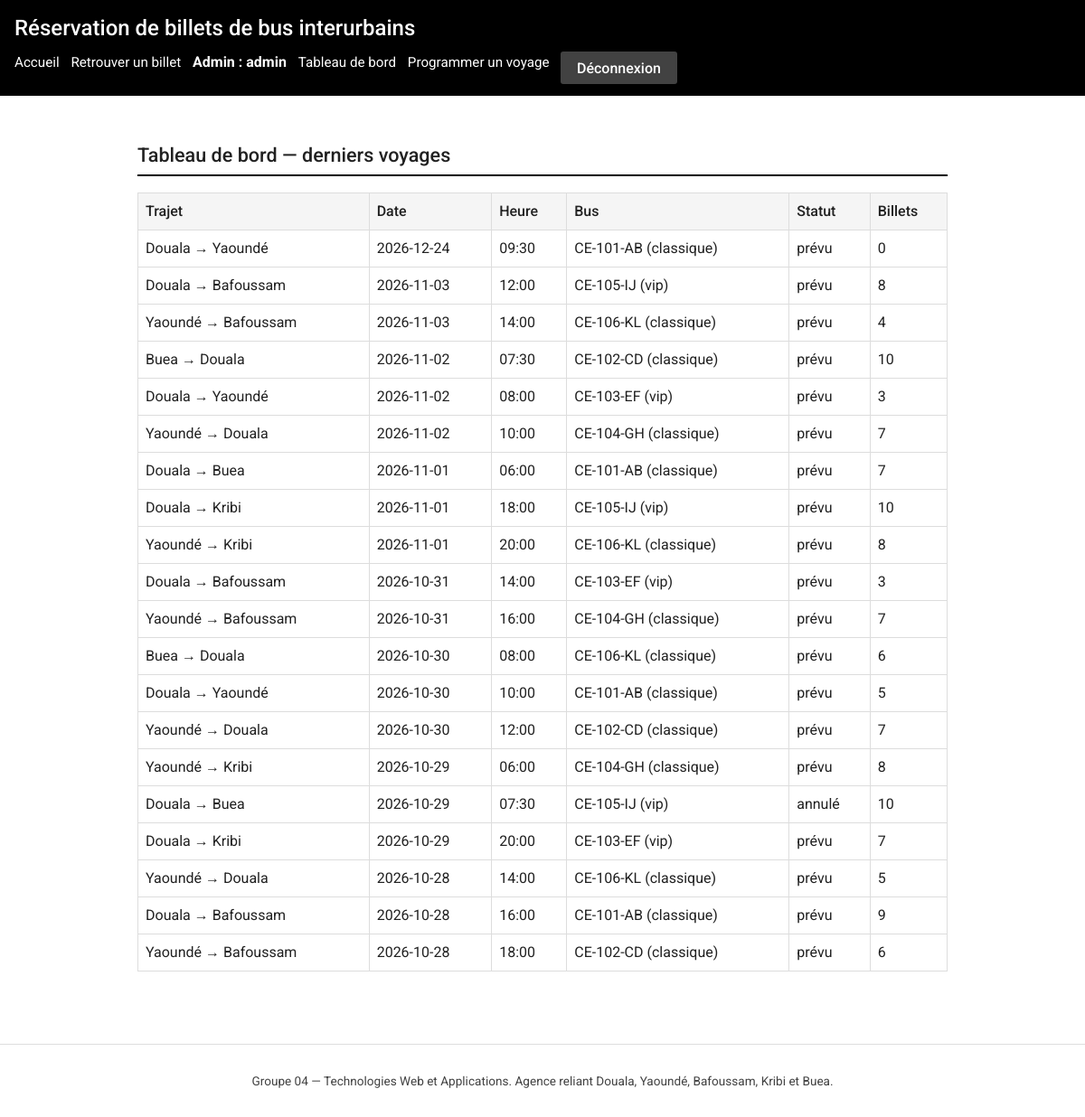
Before: /admin (signed in) with the older database file.
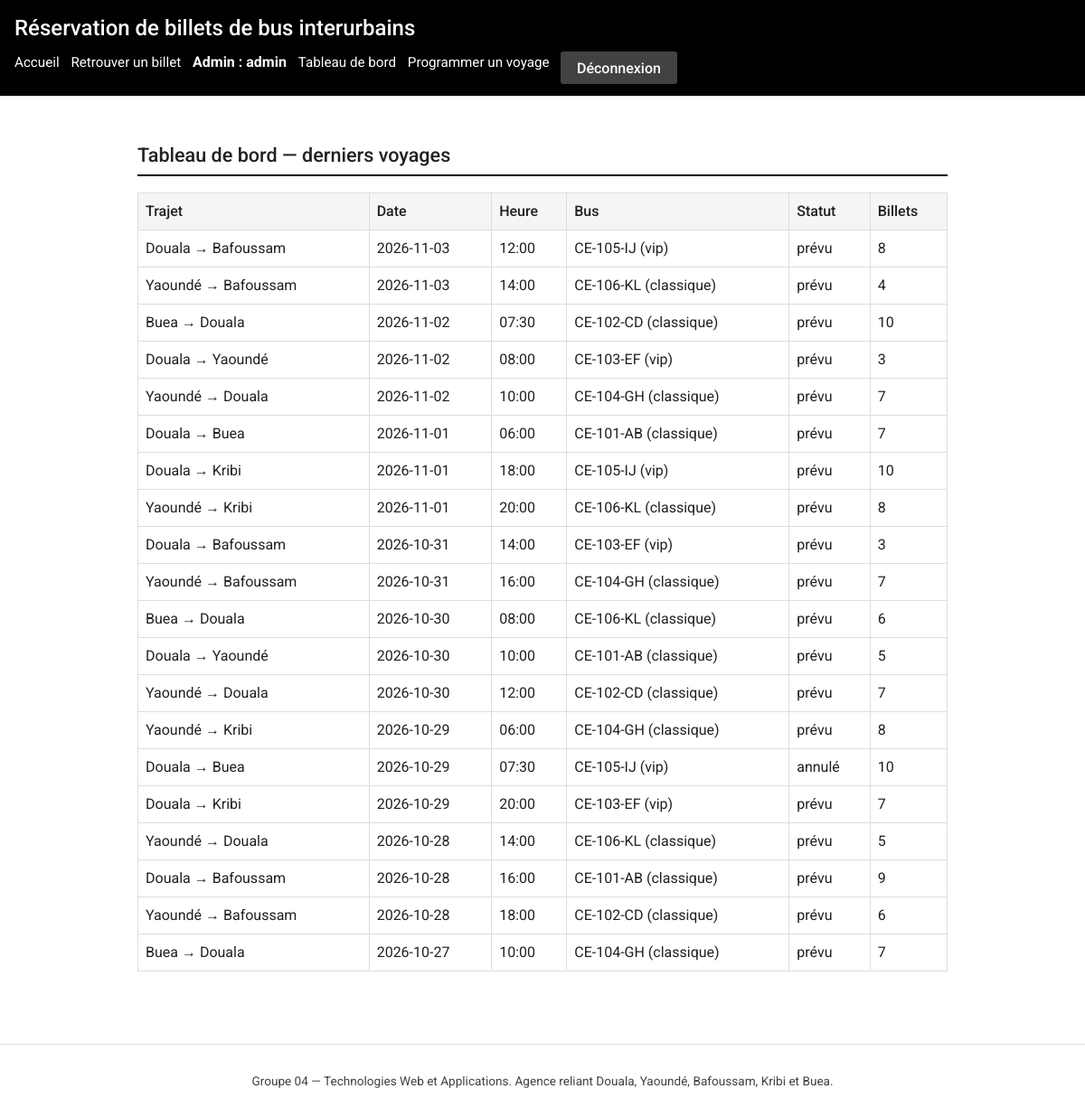
After: the same page with the newer database file.
### tables this page shows
CREATE TABLE voyages (
    id        INTEGER PRIMARY KEY AUTOINCREMENT,
    trajet_id INTEGER NOT NULL REFERENCES trajets(id),
    bus_id    INTEGER NOT NULL REFERENCES bus(id),
    date      TEXT NOT NULL,            -- format ISO AAAA-MM-JJ
    heure     TEXT NOT NULL,            -- format HH:MM
    statut    TEXT NOT NULL DEFAULT 'prévu'
              CHECK (statut IN ('prévu','parti','annulé'))
);

CREATE TABLE trajets (
    id              INTEGER PRIMARY KEY AUTOINCREMENT,
    ville_depart    TEXT NOT NULL
                    CHECK (ville_depart IN ('Douala','Yaoundé','Bafoussam','Kribi','Buea')),
    ville_arrivee   TEXT NOT NULL
                    CHECK (ville_arrivee IN ('Douala','Yaoundé','Bafoussam','Kribi','Buea')),
    duree_minutes   INTEGER NOT NULL CHECK (duree_minutes > 0),
    prix_classique  REAL NOT NULL CHECK (prix_classique > 0),
    prix_vip        REAL NOT NULL CHECK (prix_vip > 0),
    CHECK (ville_depart <> ville_arrivee)
);

CREATE TABLE bus (
    id              INTEGER PRIMARY KEY AUTOINCREMENT,
    immatriculation TEXT NOT NULL UNIQUE,
    nombre_places   INTEGER NOT NULL CHECK (nombre_places BETWEEN 1 AND 100),
    type            TEXT NOT NULL CHECK (type IN ('classique','vip'))
);

### app.py (the view)
@app.route("/admin")
@administrateur_requis
def admin_tableau():
    voyages = get_db().execute(
        """SELECT v.id, v.date, v.heure, v.statut,
                  t.ville_depart, t.ville_arrivee,
                  b.immatriculation, b.type AS type_bus,
                  (SELECT COUNT(*) FROM billets bl WHERE bl.voyage_id = v.id)
                      AS billets_vendus
           FROM voyages v
           JOIN trajets t ON t.id = v.trajet_id
           JOIN bus b ON b.id = v.bus_id
           ORDER BY v.date DESC, v.heure
           LIMIT 20"""
    ).fetchall()
    return render_template("admin/tableau.html", voyages=voyages)

### app.py (called while the page is built)
def get_db():
    if "bdd" not in g:
        g.bdd = sqlite3.connect(CHEMIN_BDD)
        g.bdd.row_factory = sqlite3.Row
        g.bdd.execute("PRAGMA foreign_keys = ON")
    return g.bdd

@app.teardown_appcontext
def fermer_bdd(exception):
    bdd = g.pop("bdd", None)
    if bdd is not None:
        bdd.close()

def administrateur_requis(vue):
    @wraps(vue)
    def enveloppe(*args, **kwargs):
        if session.get("admin_id") is None:
            flash("Accès refusé : connectez-vous à l'administration.", "erreur")
            return redirect(url_for("admin_connexion"))
        return vue(*args, **kwargs)
    return enveloppe

### templates/admin/tableau.html (shortened to what this page needs)
{% extends "admin/base_admin.html" %}
{% block contenu_admin %}
<section>
  <h2>Tableau de bord — derniers voyages</h2>
  <table>
    <thead>
      <tr>
        <th scope="col">Trajet</th>
        <th scope="col">Date</th>
        <th scope="col">Heure</th>
        <th scope="col">Bus</th>
        <th scope="col">Statut</th>
        <th scope="col">Billets</th>
      </tr>
    </thead>
    <tbody>
      {% for voyage in voyages %}
        <tr>
          <td>{{ voyage.ville_depart }} → {{ voyage.ville_arrivee }}</td>
          <td>{{ voyage.date }}</td>
          <td>{{ voyage.heure }}</td>
          <td>{{ voyage.immatriculation }} ({{ voyage.type_bus }})</td>
          <td>{{ voyage.statut }}</td>
          <td>{{ voyage.billets_vendus }}</td>
        </tr>
      {% endfor %}
    </tbody>
  </table>
</section>
{% endblock %}

### templates/admin/base_admin.html (shortened to what this page needs)
{% extends "base.html" %}
{% block liens_navigation %}
  <li><strong>Admin : {{ session.admin_nom }}</strong></li>
  <li><a href="{{ url_for('admin_tableau') }}">Tableau de bord</a></li>
  <li><a href="{{ url_for('admin_voyage_nouveau') }}">Programmer un voyage</a></li>
  <li>
    <form method="post" action="{{ url_for('admin_deconnexion') }}" style="display:inline">
      <button type="submit" class="secondary" style="margin-top:0">Déconnexion</button>
    </form>
  </li>
{% endblock %}
{% block contenu %}
  {% block contenu_admin %}{% endblock %}
{% endblock %}

### templates/base.html (shortened to what this page needs)
<!DOCTYPE html>
<html lang="fr">
<head>
  <link rel="stylesheet" href="{{ url_for('static', filename='css/style.css') }}">
</head>
<body>
  <header>
    <h1>Réservation de billets de bus interurbains</h1>
    <nav aria-label="Navigation principale">
      <ul>
        <li><a href="{{ url_for('recherche') }}">Accueil</a></li>
        <li><a href="{{ url_for('billets_formulaire') }}">Retrouver un billet</a></li>
        {% block liens_navigation %}{% endblock %}
      </ul>
    </nav>
  </header>
  <main>
    {% block contenu %}{% endblock %}
  </main>
  <footer>
    <p>Groupe 04 — Technologies Web et Applications. Agence reliant Douala, Yaoundé, Bafoussam, Kribi et Buea.</p>
  </footer>
</body>
</html>

### static/css/style.css (style rules this page uses)
:root { --fond: #ffffff; --gris-clair: #f5f5f5; --gris: #9e9e9e; --gris-fonce: #424242; --texte: #212121; --accent: #000000; --bordure: #dddddd; --rouge-erreur: #b71c1c; --vert-succes: #1b5e20; }
* { box-sizing: border-box; }
body { margin: 0; font-family: 'Roboto', 'Segoe UI', Arial, sans-serif; font-size: 16px; line-height: 1.5; color: var(--texte); background: var(--fond); }
header { background: var(--accent); color: var(--fond); padding: 0.8rem 1rem; }
header h1 { margin: 0; font-size: 1.2rem; font-weight: 500; }
nav ul { list-style: none; margin: 0.5rem 0 0; padding: 0; display: flex; flex-wrap: wrap; gap: 0.8rem; }
nav a { color: var(--fond); text-decoration: none; font-size: 0.95rem; }
main { max-width: 960px; margin: 0 auto; padding: 1rem; }
h2 { font-size: 1.15rem; font-weight: 500; border-bottom: 2px solid var(--accent); padding-bottom: 0.3rem; }
input, select, button { font-family: inherit; font-size: 1rem; }
button, .btn { display: inline-block; margin-top: 0.8rem; padding: 0.55rem 1.1rem; border: none; border-radius: 3px; background: var(--accent); color: var(--fond); text-decoration: none; cursor: pointer; font-weight: 500; }
button.secondary, .btn.secondary { background: var(--gris-fonce); }
table { width: 100%; border-collapse: collapse; margin: 1rem 0; }
th, td { border: 1px solid var(--bordure); padding: 0.5rem; text-align: left; }
th { background: var(--gris-clair); font-weight: 500; }
footer { margin-top: 2rem; padding: 1rem; text-align: center; color: var(--gris-fonce); border-top: 1px solid var(--bordure); font-size: 0.85rem; }
@media (min-width: 600px) { header h1 { font-size: 1.5rem; } }
@media (min-width: 900px) { main { padding: 2rem; } }
@media (min-width: 900px) { h2 { font-size: 1.35rem; } }

Changed rows visible on the page:
removed voyages: ville_depart "Douala", ville_arrivee "Yaoundé", date "2026-12-24", heure "09:30", immatriculation "CE-101-AB", type_bus "classique", statut "prévu", billets_vendus "0"
now on this page (row unchanged): voyages: ville_depart "Buea", ville_arrivee "Douala", date "2026-10-27", heure "10:00", immatriculation "CE-104-GH", type_bus "classique", statut "prévu", billets_vendus "7"
